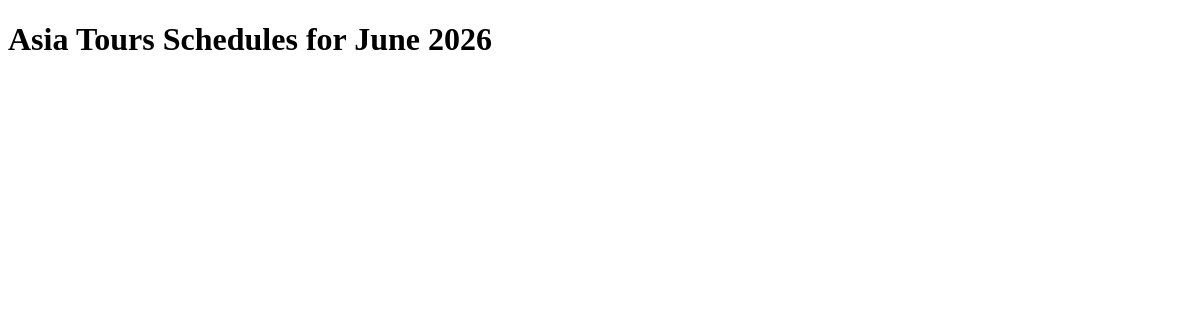
The app's page /, older data.
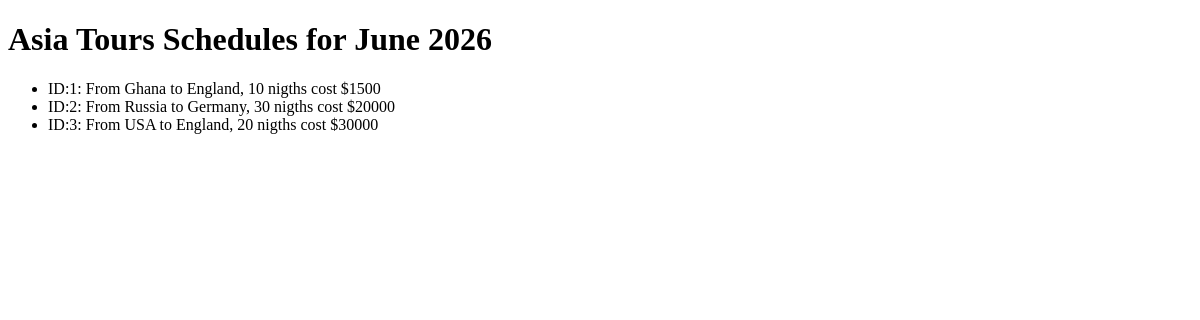
The same page, newer data.
### asiatoursagency/models.py (models this page shows)
class tour(models.Model):
    orign_country = models.CharField(max_length=64)
    destination_country = models.CharField(max_length=64)
    number_of_nights = models.IntegerField()
    price = models.IntegerField()
    def __str__(self):
        return (f"ID:{self.id}: From {self.orign_country} to {self.destination_country}, {self.number_of_nights} nigths cost ${self.price}")

### asiatoursagency/views.py (the view)
# urls.py: path('',views.index)
def index(request):
    tours = tour.objects.all()
    context = {'tours':tours}
    return render(request,'tours/index.html', context)

### asiatoursagency/templates/tours/index.html (shortened to what this page needs)
<!DOCTYPE html>
<html lang="en">
<head>
</head>
<body>
    <h1>Asia Tours Schedules for June 2026</h1>
    <ul>
        {% for tour in tours %}
        <li>{{tour}}</li>
        {% endfor %}
    </ul>
</body>
</html>

Row changes from the older to the newer data that the page shows:
added tour: id+orign_country+destination_country "ID:1: From Ghana to England, 10 nigths cost $1500"
added tour: id+orign_country+destination_country "ID:2: From Russia to Germany, 30 nigths cost $20000"
added tour: id+orign_country+destination_country "ID:3: From USA to England, 20 nigths cost $30000"
